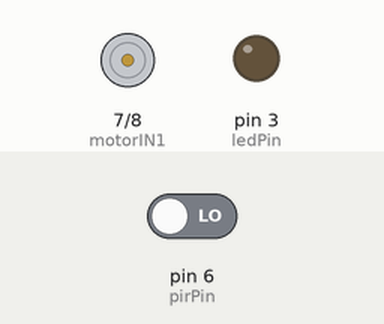
Bench run of a sketch on a simulated Arduino Uno, built with avr-gcc and run on an emulated ATmega328P. Shown: motor-driver pin pairs drawn as motors (green arrow = first pin HIGH = forward, orange = second pin HIGH = backward, longer = more drive, scaled by the enable pin), output pins drawn as LEDs (lit = HIGH). Inputs (shaded band) come from the test bench; at power-on: pin 6 (pirPin) LOW. What the sketch prints to the serial monitor is not drawn.

Above: at 1.2 s.
1.3 s: pin 6 (pirPin) driven HIGH
At 1.45 s:
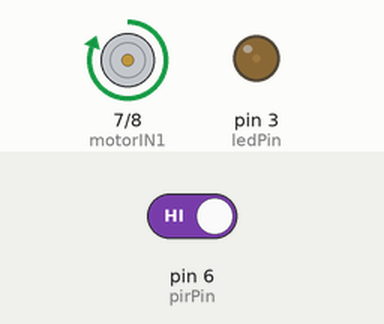
At 4.07 s:
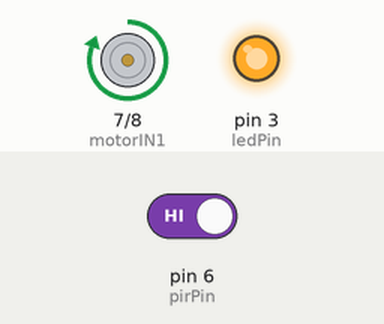
4.3 s: pin 6 (pirPin) driven LOW
At 4.46 s:
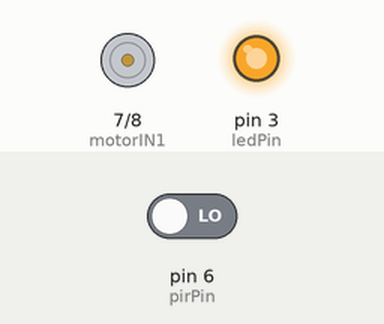
Timing chart, 0 to 8.4 s (numbered marks = the images above; inputs shaded):
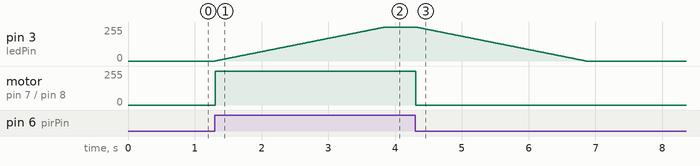

The sketch:

shy-pillow.ino
```cpp
// 灯光设置五个当为分别为在140cm-180cm 120cm-140cm 80cm-120cm 40cm-80cm 0-40cm，灯光亮度是随着距离的变短亮度逐渐变强直至255。声音设置4个音频，30-40cm 20-30cm 10-20cm 0-10cm分别对应着1 2 3 4个音频,使用的是dfplayermini外加喇叭的配置
// 距离从超声波传感器改用为红外传感器模块


#include "Arduino.h"

// 引脚定义
const int pirPin = 6;        // HC-SR501 接在 A6
const int motorENA = 9;       // 电机使能引脚（PWM）
const int motorIN1 = 7;
const int motorIN2 = 8;
const int ledPin = 3;         // LED 引脚（PWM）

// 状态变量
bool lastPirState = LOW;

// LED 渐变亮度变量
int targetBrightness = 0;
int currentBrightness = 0;

void setup() {
  Serial.begin(9600);

  pinMode(pirPin, INPUT);
  pinMode(motorENA, OUTPUT);
  pinMode(motorIN1, OUTPUT);
  pinMode(motorIN2, OUTPUT);
  pinMode(ledPin, OUTPUT);

  Serial.println(F("PIR Sensor Control Started (A6 pin)"));
}

void loop() {
  int pirState = digitalRead(pirPin);

  // 如果状态改变（有人/无人）
  if (pirState != lastPirState) {
    if (pirState == HIGH) {
      Serial.println(F("👤 Motion Detected!"));
      targetBrightness = 255;

      // 电机启动
      digitalWrite(motorIN1, HIGH);
      digitalWrite(motorIN2, LOW);
      analogWrite(motorENA, 255);

    } else {
      Serial.println(F("🛑 No motion"));
      targetBrightness = 0;

      // 电机停止
      analogWrite(motorENA, 0);
    }

    lastPirState = pirState;
  }

  // 平滑过渡 LED 亮度
  if (currentBrightness < targetBrightness) {
    currentBrightness++;
  } else if (currentBrightness > targetBrightness) {
    currentBrightness--;
  }
  analogWrite(ledPin, currentBrightness);

  delay(10); // 小延迟，实现渐变效果
}
```

Measured:
- after the input at 1.3 s, pin 3 (ledPin): moves from 0/255 to 255/255 over 2.5 s, starting at once; motor on pin 7 (motorIN1) / pin 8 (motorIN2): stopped → forward 255/255 at once
- after the input at 4.3 s, pin 3 (ledPin): moves from 255/255 to 0/255 over 2.5 s, starting at once; motor on pin 7 (motorIN1) / pin 8 (motorIN2): forward 255/255 → stopped at once
